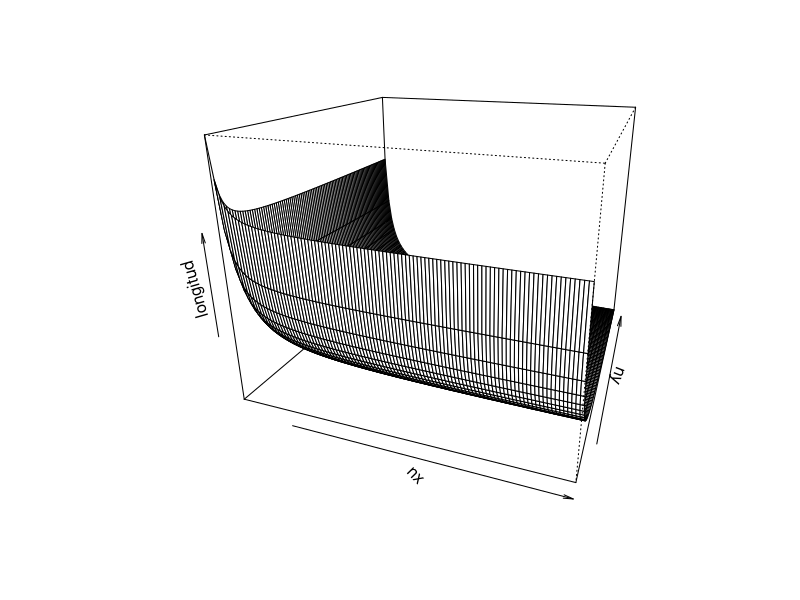

This chart was generated by the following R code:
nx<-ny<-seq(1,100,1)

f<-function(nx,ny){
fun<-sqrt((1/nx)+(1/ny))
}

longitud<- outer(nx, ny, f)


op <- par(bg = "white")

persp(nx, ny, longitud, theta = 20, phi = 20, expand = 0.8)
